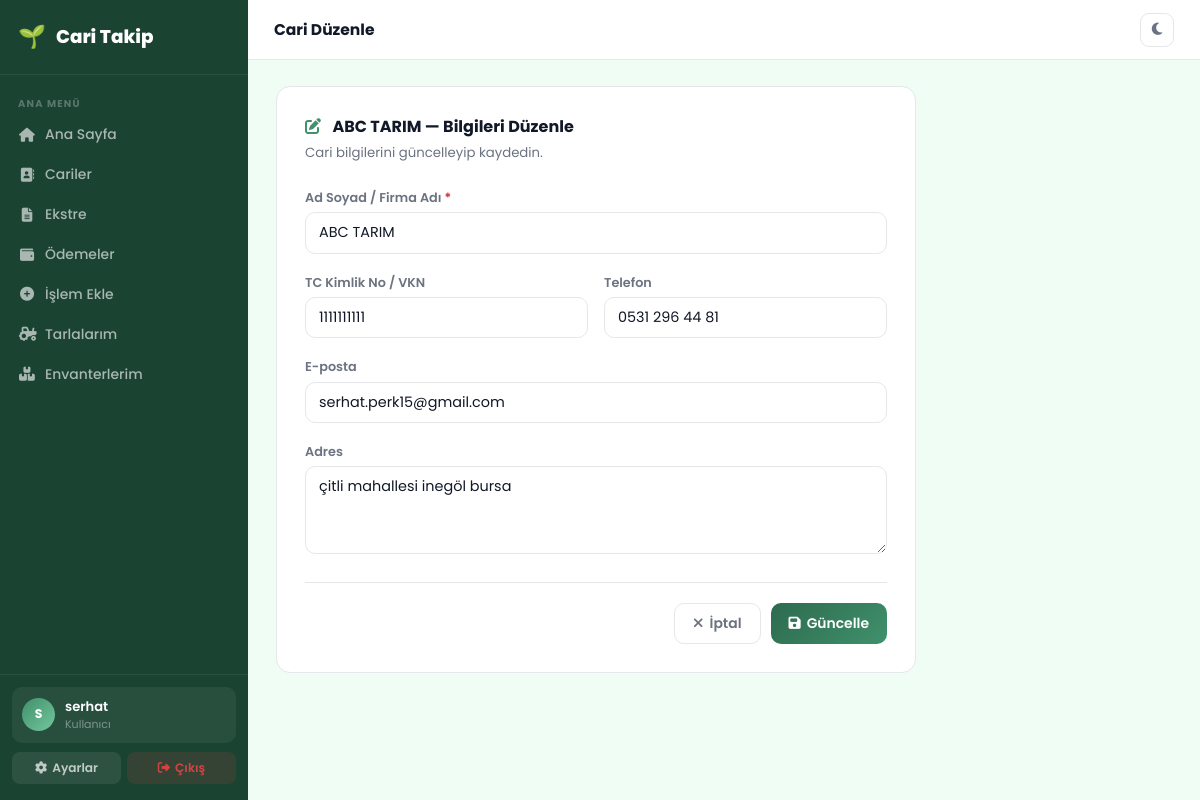
/customers/3/duzenle/ (signed in), run on the app's committed database.
### customers/models.py (models this page shows, shortened)
class Customer(models.Model):
    user = models.ForeignKey(User, on_delete=models.CASCADE, related_name='customers')
    name = models.CharField(max_length=100)
    tc_vkn = models.CharField(max_length=20, blank=True, verbose_name='TC / VKN')
    address = models.TextField(blank=True)
    phone = models.CharField(max_length=20, blank=True)
    email = models.EmailField(blank=True)
    balance = models.DecimalField(max_digits=10, decimal_places=2, default=0)

### customers/views.py (the view, shortened to what this page needs)
# urls.py: path('<int:pk>/duzenle/', views.customer_edit, name='customer_edit'),
@login_required
def customer_edit(request, pk):
    customer = get_object_or_404(Customer, pk=pk)
    if not request.user.is_staff and customer.user != request.user:
        raise Http404
    errors = []
    form_data = {
        'name':    customer.name,
        'tc_vkn':  customer.tc_vkn,
        'phone':   customer.phone,
        'email':   customer.email,
        'address': customer.address,
    }
    return render(request, 'customers/customer_form.html', {
        'form_data': form_data,
        'errors': errors,
        'action': 'edit',
        'customer': customer,
    })

### customers/templates/customers/customer_form.html (shortened to what this page needs)
{% extends 'dashboard/base.html' %}
{% block page_title %}{% if action == 'edit' %}Cari Düzenle{% else %}Yeni Cari Ekle{% endif %}{% endblock %}
{% block content %}
<div class="form-wrap">
    <div class="form-card">
        <div class="form-card-title">
            <i class="fas fa-{% if action == 'edit' %}edit{% else %}user-plus{% endif %} me-2" style="color:var(--primary-light);"></i>
            {% if action == 'edit' %}{{ customer.name }} — Bilgileri Düzenle{% else %}Yeni Cari Ekle{% endif %}
        </div>
        <div class="form-card-sub">
            {% if action == 'edit' %}Cari bilgilerini güncelleyip kaydedin.{% else %}Cari adı zorunludur, diğer alanlar isteğe bağlıdır.{% endif %}
        </div>
        <form method="post">
            <div class="mb-3">
                <label class="form-label">Ad Soyad / Firma Adı <span style="color:#dc2626;">*</span></label>
                <input type="text" name="name" class="form-control"
                    value="{{ form_data.name|default:'' }}"
                    placeholder="Cari adını giriniz" required>
            </div>
            <div class="field-row mb-3">
                <div>
                    <label class="form-label">TC Kimlik No / VKN</label>
                    <input type="text" name="tc_vkn" class="form-control"
                        value="{{ form_data.tc_vkn|default:'' }}"
                        placeholder="11 veya 10 haneli numara"
                        maxlength="20" inputmode="numeric">
                </div>
                <div>
                    <label class="form-label">Telefon</label>
                    <input type="text" name="phone" class="form-control"
                        value="{{ form_data.phone|default:'' }}"
                        placeholder="05xx xxx xxxx">
                </div>
            </div>
            <div class="mb-3">
                <label class="form-label">E-posta</label>
                <input type="email" name="email" class="form-control"
                    value="{{ form_data.email|default:'' }}"
                    placeholder="ornek@mail.com">
            </div>
            <div class="mb-3">
                <label class="form-label">Adres</label>
                <textarea name="address" class="form-control" rows="2"
                    placeholder="Açık adres">{{ form_data.address|default:'' }}</textarea>
            </div>
            <div class="form-actions">
                {% if action == 'edit' %}
                <a href="{% url 'customer_list' %}?customer={{ customer.pk }}" class="btn-o">
                    <i class="fas fa-times"></i> İptal
                </a>
                {% else %}
                <a href="{% url 'customer_list' %}" class="btn-o">
                    <i class="fas fa-times"></i> İptal
                </a>
                {% endif %}
                <button type="submit" class="btn-g">
                    <i class="fas fa-save"></i> {% if action == 'edit' %}Güncelle{% else %}Kaydet{% endif %}
                </button>
            </div>
        </form>
    </div>
</div>
{% endblock %}

### dashboard/templates/dashboard/base.html (shortened to what this page needs)
<!DOCTYPE html>
<html lang="tr" data-theme="light">
<head>
    <link href="https://cdn.jsdelivr.net/npm/bootstrap@5.3.0/dist/css/bootstrap.min.css" rel="stylesheet">
    <link href="https://cdnjs.cloudflare.com/ajax/libs/font-awesome/6.4.0/css/all.min.css" rel="stylesheet">
</head>
<body>
{% with cur=request.resolver_match.url_name %}
<aside class="sidebar" id="sidebar">
    <a class="sb-brand" href="{% url 'dashboard' %}">
        <span class="emoji">🌱</span> Cari Takip
    </a>
    <nav class="sb-nav">
        <div class="sb-section">Ana Menü</div>
        <a href="{% url 'dashboard' %}" class="sb-item {% if cur == 'dashboard' %}active{% endif %}">
            <i class="fas fa-home"></i> Ana Sayfa
        </a>
        <a href="{% url 'customer_list' %}" class="sb-item {% if cur == 'customer_list' or cur == 'customer_detail' or cur == 'customer_create' %}active{% endif %}">
            <i class="fas fa-address-book"></i> Cariler
        </a>
        <a href="{% url 'statement' %}" class="sb-item {% if cur == 'statement' %}active{% endif %}">
            <i class="fas fa-file-alt"></i> Ekstre
        </a>
        <a href="{% url 'payments' %}" class="sb-item {% if cur == 'payments' or cur == 'payment_create' %}active{% endif %}">
            <i class="fas fa-wallet"></i> Ödemeler
        </a>
        <a href="{% url 'transaction_create' %}" class="sb-item {% if cur == 'transaction_create' %}active{% endif %}">
            <i class="fas fa-plus-circle"></i> İşlem Ekle
        </a>
        <a href="{% url 'field_list' %}" class="sb-item {% if cur == 'field_list' or cur == 'field_detail' or cur == 'field_create' or cur == 'field_edit' %}active{% endif %}">
            <i class="fas fa-tractor"></i> Tarlalarım
        </a>
        <a href="{% url 'inventory_list' %}" class="sb-item {% if cur == 'inventory_list' or cur == 'inventory_create' or cur == 'inventory_edit' %}active{% endif %}">
            <i class="fas fa-boxes"></i> Envanterlerim
        </a>
    </nav>
    <div class="sb-footer">
        <div class="sb-user">
            <div class="sb-avatar">{{ request.user.username|first|upper }}</div>
            <div>
                <div class="sb-uname">{{ request.user.username }}</div>
                <div class="sb-urole">{% if request.user.is_staff %}Yönetici{% else %}Kullanıcı{% endif %}</div>
            </div>
        </div>
        <div class="sb-actions">
            <a href="{% url 'account_delete' %}" class="sb-abtn sb-settings"><i class="fas fa-cog"></i> Ayarlar</a>
            <a href="{% url 'logout' %}" class="sb-abtn sb-logout"><i class="fas fa-sign-out-alt"></i> Çıkış</a>
        </div>
    </div>
</aside>
<div class="app">
    <header class="topbar">
        <div class="topbar-l">
            <span class="page-title">{% block page_title %}{% endblock %}</span>
        </div>
        <div class="topbar-r">
            <button class="icon-btn" id="themeBtn" onclick="toggleTheme()" title="Tema Değiştir">
                <i class="fas fa-moon"></i>
            </button>
        </div>
    </header>
    <div class="page-body">
        {% block content %}{% endblock %}
    </div>
</div>
{% endwith %}
</body>
</html>

### customers/templates/customers/customer_form.html (style rules this page uses)
.form-wrap { max-width: 640px; }
.form-card { background: var(--surface); border: 1px solid var(--border); border-radius: var(--radius); padding: 28px; }
.form-card-title { font-size: 1rem; font-weight: 700; margin-bottom: 4px; }
.form-card-sub { font-size: .83rem; color: var(--sub); margin-bottom: 22px; }
.field-row { display: grid; grid-template-columns: 1fr 1fr; gap: 16px; }
.form-actions { display: flex; gap: 10px; justify-content: flex-end; margin-top: 28px; padding-top: 20px; border-top: 1px solid var(--border); }

### data on the page
Customer: name "ABC TARIM", tc_vkn "1111111111", phone "0531 296 44 81", email "serhat.perk15@gmail.com", address "çitli mahallesi inegöl bursa"

### other printed values
{{ request.user.username|first|upper }} "S"
{{ request.user.username }} "serhat"
